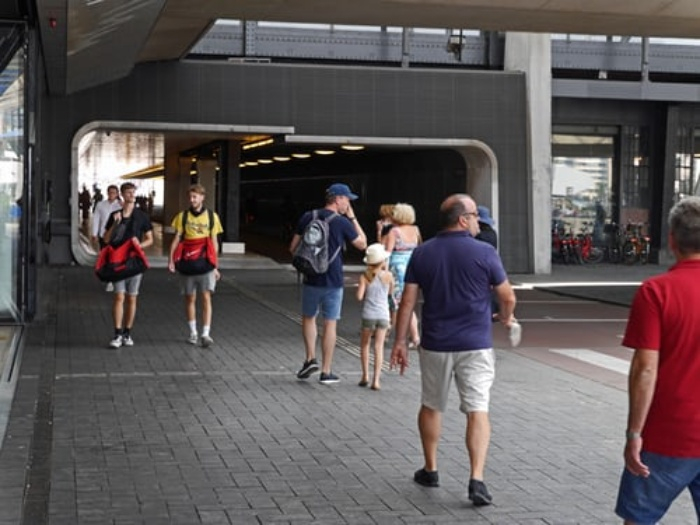
#> input picture Lesson5/people.jpeg, 700 x 525 px, found by its file name
$ python hwfaces.py
#> lines starting #> are read from the running program, lines starting #| are printed output that depends on the picture
#### Count the number of circles in the image
## Refer - https://www.geeksforgeeks.org/find-circles-and-ellipses-in-an-image-using-opencv-python/#

import cv2
import numpy as np
image = cv2.imread('Lesson5/people.jpeg',0)
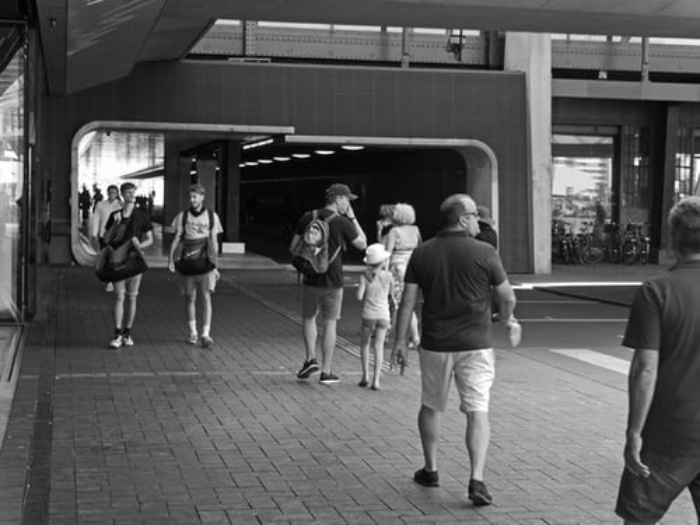
#> image: shape (525, 700); min 0, max 255, mean 88.2

# Give a basic overview of the SimpleBlobDetecter function, Why it is used and What are the parameters required.

# Set our filtering parameters Initialize parameter settiing using cv2.SimpleBlobDetector
params = cv2.SimpleBlobDetector_Params()

# Set Area filtering parameters
params.filterByArea = True
params.minArea = 100
# Set Circularity filtering parameters
params.filterByCircularity = True
params.minCircularity = 0.01
# Set Convexity filtering parameters
params.filterByConvexity = True
params.minConvexity = 0.5
# Set inertia filtering parameters
params.filterByInertia = True
params.minInertiaRatio = 0.1
# Create a detector with the parameters
detector = cv2.SimpleBlobDetector_create(params)

# Detect blobs
keypoints = detector.detect(image)
#> keypoints = 7 keypoints; (x, y, size): (350, 299, 26.2), (199, 225, 23), (476, 495, 22.6), (486, 234, 21.2), (326, 379, 16), (456, 49, 15.1), (96, 198, 15)

# Draw blobs on our image as red circles
blank = np.zeros((1, 1))
blobs = cv2.drawKeypoints(image, keypoints, blank, (0, 0, 255), cv2.DRAW_MATCHES_FLAGS_DRAW_RICH_KEYPOINTS)

number_of_blobs = len(keypoints)
#> number_of_blobs = 7
text = "Number of faces: " + str(len(keypoints))
#> text = 'Number of faces: 7'
cv2.putText(blobs, text, (20, 150), cv2.FONT_HERSHEY_SIMPLEX, 1, (0, 100, 255), 2)
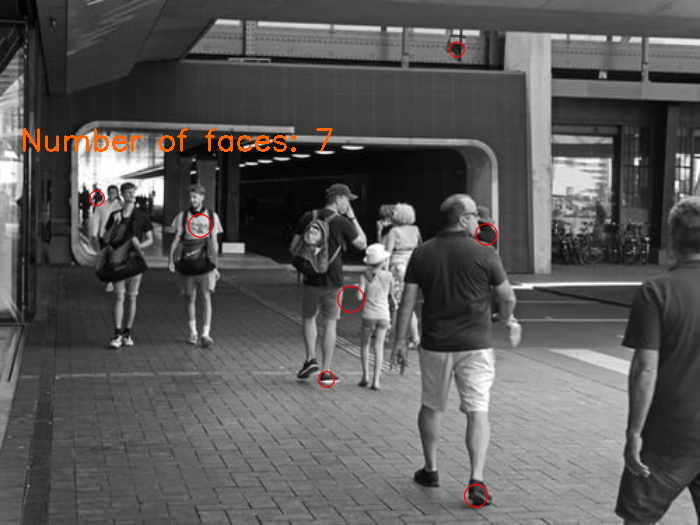
#> blobs: shape (525, 700, 3); mean of channels 0, 1, 2 87.6, 88.2, 89.3; drawn as B, G, R

# Show blobs
cv2.imshow("Filtering Circular Blobs Only", blobs)
cv2.waitKey(0)
cv2.destroyAllWindows()
